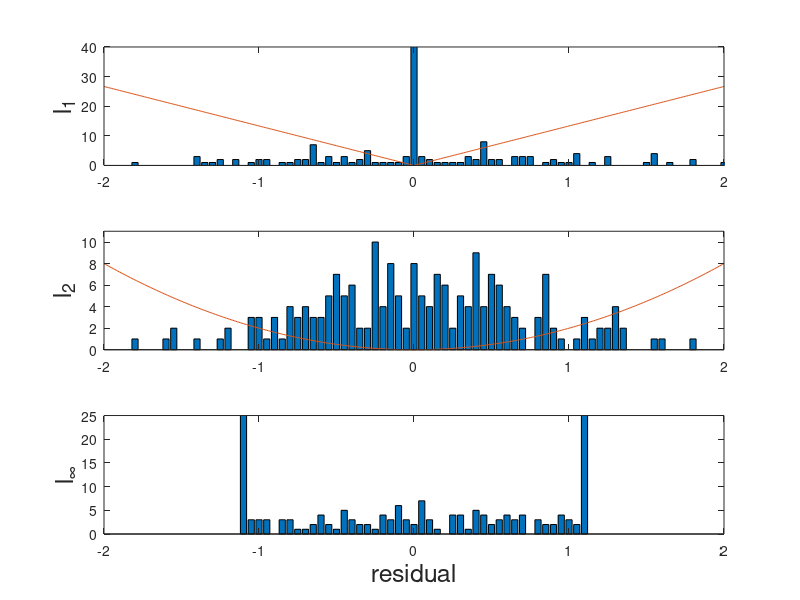

The MATLAB source for this figure:
% This code is based on the code found on the CVX and CVXOPT example pages
clear all
clc
close all

randn('state',0);
m=200; n=80;
A = randn(m,n);
b = randn(m,1);

% ell_1 approximation
% minimize   ||Ax-b||_1
%
% cvx_begin
%     variable x1(n)
%     minimize(norm(A*x1-b,1))
% cvx_end
c_Big = [zeros(n,1);
         ones(m,1)];
A_Big = [A -eye(m);
        -A -eye(m)];
b_Big = [b;
        -b];
Hold = linprog(c_Big,A_Big,b_Big);
x1 = Hold(1:n);

% ell_2 approximation
% minimize ||Ax-b||_2
x2=A\b;

% ell_inf approximation
% minimize   ||Ax-b||_inf
%
% cvx_begin
%     variable x3(n)
%     minimize(norm(A*x3+b,inf))
% cvx_end
c_Big3 = [zeros(n,1);
          1];
A_Big3 = [A -ones(m,1);
        -A -ones(m,1)];
b_Big3 = [b;
        -b];
Hold3 = linprog(c_Big3,A_Big3,b_Big3);
x3 = Hold3(1:n);


% Plot histogram of residuals

ss = max(abs([A*x1+b; A*x2+b; A*x3+b]));
tt = -ceil(ss):0.05:ceil(ss);  % sets center for each bin
[N1,hist1] = hist(A*x1-b,tt);
[N2,hist2] = hist(A*x2-b,tt);
[N3,hist3] = hist(A*x3-b,tt);


range_max=2.0;  
rr=-range_max:1e-2:range_max; %% rr is For Drawing the Function

figure(1), clf, hold off
subplot(3,1,1),
bar(hist1,N1);
hold on
plot(rr, abs(rr)*40/3, '-'); %plots the absolute value cost function
ylabel('l_1','FontSize',18)
axis([-range_max range_max 0 40]);
hold off

subplot(3,1,2),
bar(hist2,N2);
hold on;
plot(rr,2*rr.^2), %plots the quadratic cost function
ylabel('l_2','FontSize',18)
axis([-range_max range_max 0 11]);
hold off

subplot(3,1,3),
bar(hist3,N3);
ylabel('l_\infty','FontSize',18)
axis([-range_max range_max 0 25]);
xlabel('residual','FontSize',18)

%set(gca,'FontSize',18)
